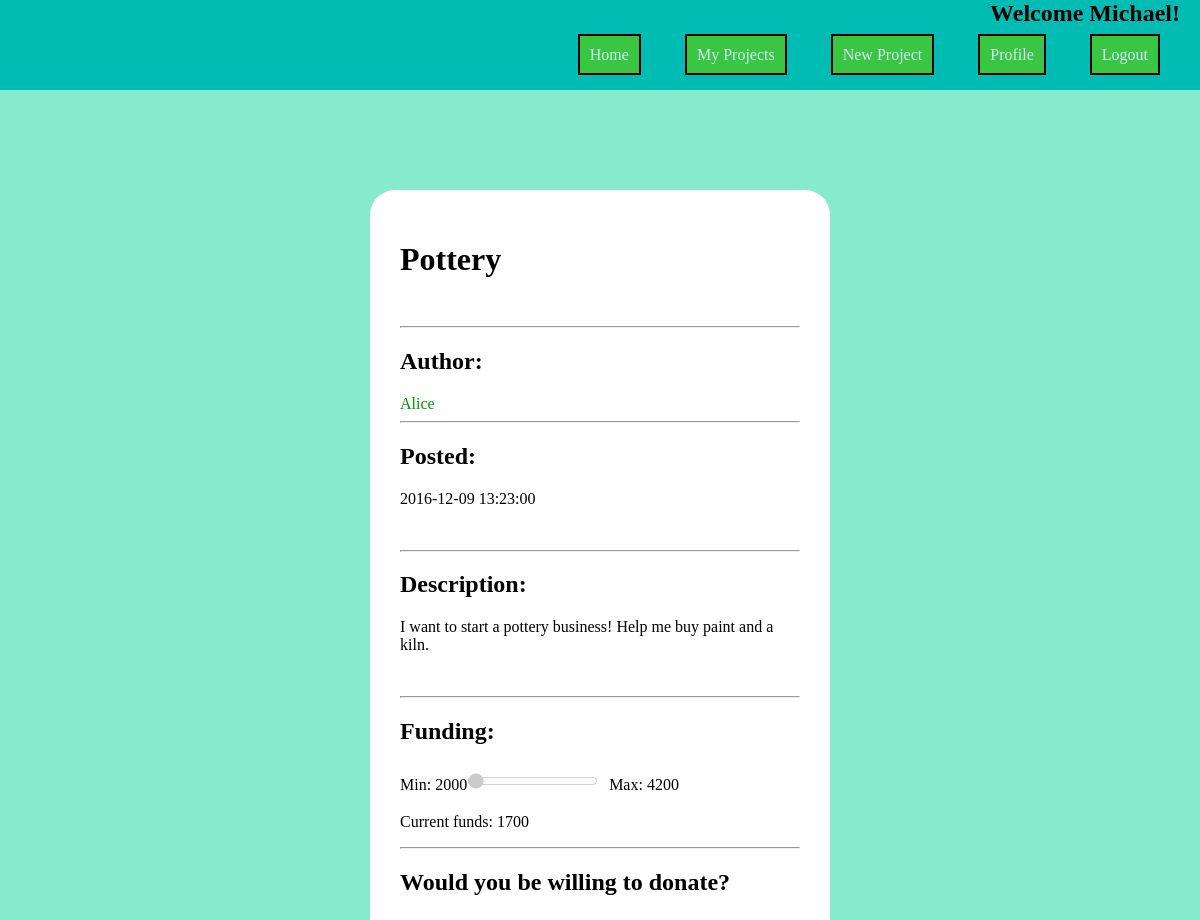
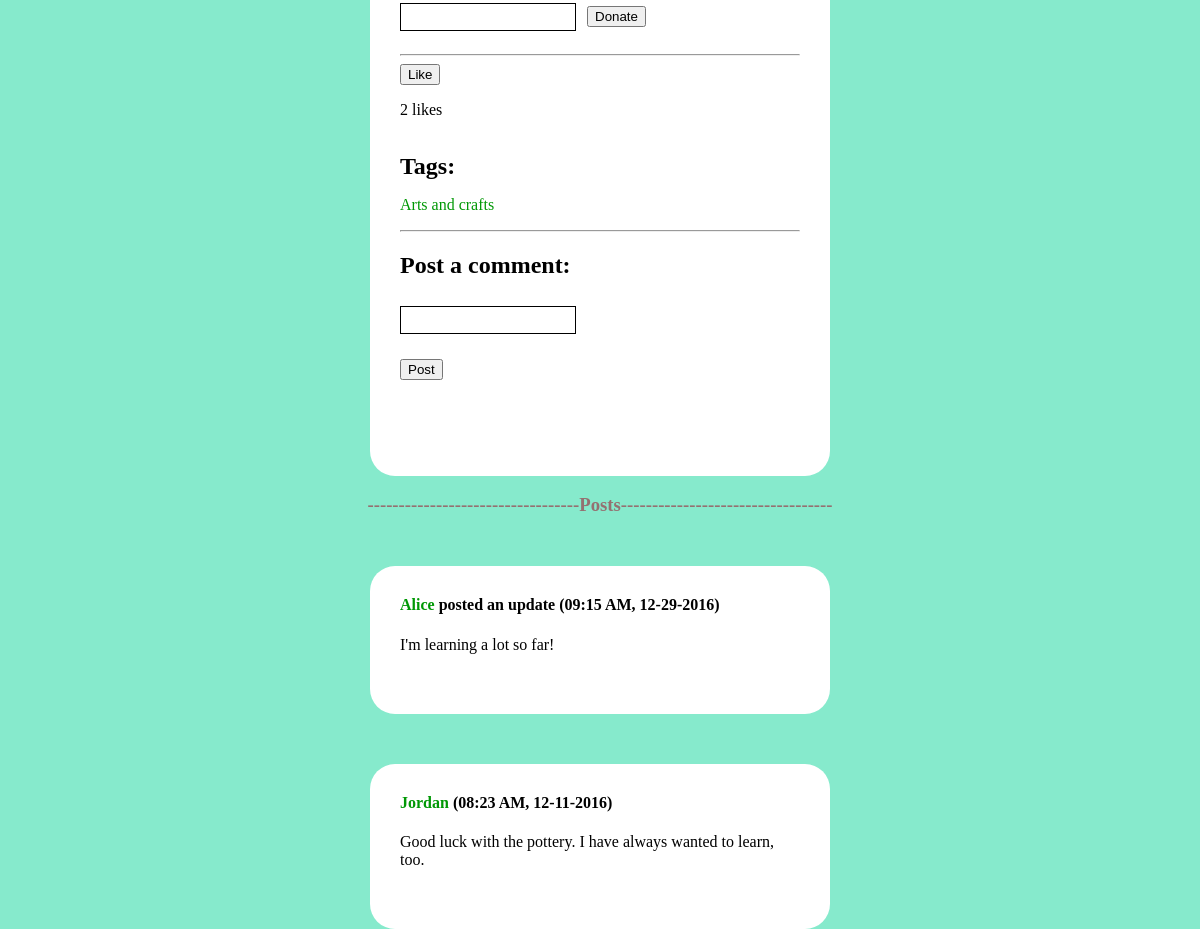
Screenshot of /?controller=pages&action=project&pid=202 (signed in) with the database file from the repository (2 pictures, top to bottom).
### tables this page shows
CREATE TABLE Project (
  pid INTEGER NOT NULL,           --INTEGER primary keys autoincrement in SQLite3
  username VARCHAR(15) NOT NULL,
  pname VARCHAR(15) NOT NULL,
  description TEXT,
  post_time DATETIME NOT NULL,
  proj_completed BIT NOT NULL,    --if project has been completed yet
  completion_time DATETIME,       --date the project was completed
  minfunds REAL NOT NULL,
  maxfunds REAL NOT NULL,
  camp_end_time DATETIME NOT NULL,--date the campaign ends
  camp_finished BIT NOT NULL,     --if campaign is completed yet
  camp_success BIT NOT NULL,      --if the min funds were reached in time
  PRIMARY KEY (pid),
  FOREIGN KEY (username) REFERENCES User(username)
);

CREATE TABLE ProjectUpdate (
  uid INTEGER NOT NULL,
  username VARCHAR(15) NOT NULL,
  pid INTEGER NOT NULL,
  comment TEXT NOT NULL,
  ctime DATETIME NOT NULL,
  PRIMARY KEY (uid),
  FOREIGN KEY (username) REFERENCES User(username),
  FOREIGN KEY (pid) REFERENCES Project(pid)
);

### index.php (called while the page is built, shortened)
<?php
    require_once('db.php');
    require_once('view/layout.php');
?>

### db.php (called while the page is built, shortened)
<?php
    class DB {
        private static $instance = null;
        private $db;
        private function __construct() {
            $dbname = $_SERVER['DOCUMENT_ROOT'].'/Flint/flint.db';
            $this->db = new PDO("sqlite:{$dbname}");
        }
        public static function getInstance() {
            if (!isset(self::$instance)) {
                self::$instance = new DB();
            }
            return self::$instance;
        }
        public function runSelect($query, $entries) {
            $db = $this->db;
            $statement = $db->prepare($query);
            if ($entries) {
                $statement->execute($entries);
            } else {
                $statement->execute();
            }
            $results = $statement->fetchAll();
            if ($results) {
                return $this->resultsToArray($results);
            } else {
                return null;
            }
        }
        public function resultsToArray($results) {
            $allitems = array();
            foreach ($results as $row) {
                $item = array();
                foreach (array_keys($row) as $key) {
                    if (gettype($key) != "integer") {
                        $item[$key] = $row[$key];
                    }
                }
                array_push($allitems, $item);
            }
            return($allitems);
        }
    }
?>

### model/project.php (called while the page is built, shortened)
<?php
    class Project {
        public function __construct($pid, $username, $pname, $description, $post_time,
                $proj_completed, $completion_time, $minfunds, $maxfunds, $camp_end_time,
                $camp_finished, $camp_success, $tags) {
            $this->pid = $pid;
            $this->username = $username;
            $this->pname = $pname;
            $this->description = $description;
            $this->post_time = $post_time;
            $this->minfunds = $minfunds;
            $this->maxfunds = $maxfunds;
            $this->camp_finished = $camp_finished;
            $this->tags = $tags;
        }
        public static function getProject($pid) {
            $db = DB::getInstance();
            $q = "SELECT * FROM Project WHERE pid=:p;";
            $entries = array(":p" => $pid);
            $results = $db->runSelect($q, $entries);
            $tags = self::getProjectTags($pid);
            if ($results) {
                $row = $results[0];
                $project = new Project(
                        $row['pid'],
                        $row['username'],
                        $row['pname'],
                        $row['description'],
                        $row['post_time'],
                        $row['proj_completed'],
                        $row['completion_time'],
                        $row['minfunds'],
                        $row['maxfunds'],
                        $row['camp_end_time'],
                        $row['camp_finished'],
                        $row['camp_success'],
                        $tags
                    );
                return $project;
            } else {
                return null;
            }
        }
        public static function getProjectTags($pid) {
            $db = DB::getInstance();
            $q = "SELECT name AS tag_name FROM Project JOIN Ptags USING(pid) "
                ."JOIN Tags USING(tid) WHERE pid=:p;";
            $e = [':p' => $pid];
            $results = $db->runSelect($q, $e);
            $tags = [];
            if ($results) {
                foreach ($results as $row) {
                    $tags[] = $row['tag_name'];
                }
            }
            return $tags;
        }
        public static function getLikes($pid) {
            $db = DB::getInstance();
            $q = "SELECT username, ltime FROM Likes WHERE pid=:p;";
            $entries = array(":p" => $pid);
            $results = $db->runSelect($q, $entries);
            if ($results) {
                $users = [];
                foreach ($results as $row) {
                    $users[$row['username']] = $row['ltime'];
                }
                return $users;
            } else {
                return null;
            }
        }
    }
?>

### model/post.php (called while the page is built, shortened)
<?php
    class Post {
        public function __construct($id, $author, $pid, $comment,
                    $ctime, $pname, $owner, $mediaNames) {
            $this->author = $author;
            $this->comment = $comment;
            $this->ctime = $ctime;
        }
        public static function getUpdates($pid) {
            $db = DB::getInstance();
            $q = "SELECT uid, username, pid, comment, ctime FROM ProjectUpdate "
                ."WHERE pid=:p ORDER BY ctime DESC;";
            $results = $db->runSelect($q, [':p' => $pid]);
            if ($results) {
                $posts = [];
                foreach ($results as $row) {
                    $mediaNames = self::getMedia($row['uid']);
                    $posts[] = new Post($row['uid'], $row['username'], $row['pid'],
                        $row['comment'], $row['ctime'], null, true, $mediaNames);
                }
                return $posts;
            } else {
                return null;
            }
        }
        private static function getMedia($uid) {
            $db = DB::getInstance();
            $q = "SELECT filename FROM Media JOIN Umedia USING(mid) WHERE uid=:u;";
            $results = $db->runSelect($q, [':u' => $uid]);
            if ($results) {
                $filenames = [];
                foreach ($results as $row) {
                    $filenames[] = $row['filename'];
                }
                return $filenames;
            } else {
                return null;
            }
        }
        public static function getComments($pid) {
            $db = DB::getInstance();
            $q = "SELECT cid, username, pid, comment, ctime FROM Comment "
                ."WHERE pid=:p ORDER BY ctime DESC;";
            $results = $db->runSelect($q, [':p' => $pid]);
            if ($results) {
                $posts = [];
                foreach ($results as $row) {
                    $posts[] = new Post($row['cid'], $row['username'], $row['pid'],
                        $row['comment'], $row['ctime'], null, true, null);
                }
                return $posts;
            } else {
                return null;
            }
        }
    }
?>

### model/donation.php (called while the page is built, shortened)
<?php
    class Donation {
        public static function getTotalDonations($pid) {
            $db = DB::getInstance();
            $q = "SELECT SUM(amount) AS total FROM Donation WHERE pid=:p GROUP BY pid;";
            $entries = array(":p" => $pid);
            $results = $db->runSelect($q, $entries);
            if ($results) {
                $row = $results[0];
                return $row['total'];
            } else {
                return null;
            }
        }
    }
?>

### view/pages/project_view.php (the view, shortened to what this page needs)
<link rel="stylesheet" href="/Flint/view/pages/css/project.css" />
<div id="container">
    <?php
        $owner = ($_SESSION['username'] == $project->username);
        if ($owner) {
            echo "<h1>Title: "
                ."<input id='title' type='text' value='".$project->pname."'>"
                ."</h1>";
        } else {
            echo "<h1>".$project->pname."</h1>";
        }
    ?>
    <br />
    <hr>
    <h2>Author:</h2>
    <a class='entry-title' href='/Flint/?controller=pages&action=user&user=<?php
            echo $project->username; ?>'><?php echo $project->username; ?></a>
    <hr>
    <h2>Posted:</h2>
    <p><?php echo $project->post_time; ?></p>
    <br />
    <hr>
    <h2>Description:</h2>
    <?php
        if ($owner) {
            echo "<textarea id='description' type='text' rows='10' cols='50'>"
                .$project->description."</textarea>";
        } else {
            echo "<p>".$project->description."</p>";
        }
    ?>
    <br />
    <hr>
    <h2>Funding:</h2>
    <p>Min: <?php echo $project->minfunds; ?><input id='donation-scale' type='range'
            min='<?php echo $project->minfunds; ?>'
            max='<?php echo $project->maxfunds; ?>'
            value='<?php echo $totalFunds ? $totalFunds : 0; ?>' disabled>
        Max: <?php echo $project->maxfunds; ?>
    </p>
    <p id='current-funds'>
        Current funds: <?php echo $totalFunds ? $totalFunds : 0; ?></p>
    <?php
    if ($project->camp_finished) {
        echo "<hr><h2>The campaign was "
            .($project->camp_success ? "" : "not ")."a success.</h2>";
    } else if ($project->username != $_SESSION['username']) {
        ?>
        <hr>
        <h2>Would you be willing to donate?</h2>
        <input type='number' name='donation' id='donation' step='1'
                title="Whole numbers" pattern="[0-9]">
        <button type='button' id='submit'
                onclick='donate(<?php echo $project->pid; ?>)'>Donate</button>
        <?php
    }
    if (($project->username != $_SESSION['username'] && $likes
            && !array_key_exists($_SESSION['username'], $likes))
        || ($project->username != $_SESSION['username'] && !$likes)) {
        ?>
        <hr>
        <button type='button' id='like-button'
                onclick='like(<?php echo $project->pid; ?>)'>Like</button>
        <?php
    }
    echo "<p id='likes'>".count($likes)." likes</p>";
    if ($owner) {
        ?>
        <h2 style='margin: 0;'>Tags: </h2>
        <p style='margin: 0;'>(Please separate tags using commas)</p>
        <?php
        $tags = $project->tags;
        $str = "";
        for ($i = 0; $i < count($tags); $i++) {
            $str .= $tags[$i].($i+1 == count($tags) ? "" : ", ");
        }
        echo "<input type='text' id='tags-input' value='{$str}'><br />";
        echo "<button id='save' onclick='saveChanges("
                .$project->pid.")'>Save Changes</button>";
    } else {
        echo getTags($project);
    }
    if ($owner) {
        echo "<hr><h2 id='post-title'>Post an update: </h2>";
    } else {
        echo "<hr><h2 id='post-title'>Post a comment: </h2>";
    }
    ?>
    <form method="POST" id='post-form'>
    <input type='text' id='post-content' name='content'>
    </form>
    <br />
    <button type='button' id='post-button'
       onclick='post(
        <?php echo $project->pid.','.intval($owner).',"'.$_SESSION['username'].'"';
        ?>)'>Post</button>
</div>
<?php
    foreach (displayPosts($updates, $comments) as $post) {
        echo $post;
    }
    function displayPosts($updates, $comments) {
        $posts = [];
        if ($updates || $comments) {
            echo "<h3 class='divider'>
                    ----------------------------------Posts----------------------------------
                  </h3>";
        }
        if ($updates) {
            foreach ($updates as $update) {
                $html = "
                    <div class='entry update-post'>
                        <h4>
                            <a class='entry-title'
                                href='/Flint/?controller=pages&action=user&user="
                                . $update->author
                                . "'>"
                                . $update->author . "
                            </a>
                            posted an update ("
                            . date('h:i A, m-d-Y', strtotime($update->ctime)).")
                        </h4>
                        <p>"
                        . $update->comment . "
                        </p>"
                        . Media::displayMedia($update->mediaNames) . "
                    </div>
                ";
                $posts[] = $html;
            }
        }
        if ($comments) {
            foreach ($comments as $comment) {
                $html = "
                    <div class='entry comment-post'>
                        <h4>
                            <a class='entry-title'
                                href='/Flint/?controller=pages&action=user&user="
                                . $comment->author
                                . "'>"
                                . $comment->author . "
                            </a>
                            ("
                            . date('h:i A, m-d-Y', strtotime($comment->ctime)).")
                        </h4>
                        <p>"
                        . $comment->comment . "
                        </p>
                    </div>
                ";
                $posts[] = $html;
            }
        }
        return $posts;
    }
    function getTags($project) {
        $str = "";
        if ($project->tags) {
            $str .= "<br /><h2 style='margin: 0'>Tags: </h2><p>";
            $length = count($project->tags);
            for ($i = 0; $i < $length; $i++) {
                $tag_name = $project->tags[$i];
                $end = $i+1 == $length ? "" : ", ";
                $content = "<a class='entry-title' "
                        ."href='/Flint/?controller=pages&action=tag&tag="
                        .$tag_name."'>".$tag_name."</a>";
                $str .= $content.$end;
            }
            $str .= "</p>";
        }
        return $str;
    }
?>

### view/common.css (style rules this page uses)
html { width: 100%; }
body { margin: 0; padding: 0; padding-top: 90px; display: block; background-color: rgb(134, 234, 204); }
.divider { margin-bottom: 0; padding-bottom: 0; text-align: center; color: rgb(148,113,113); }
#container { width: 400px; height: 15%; border-radius: 25px; padding: 30px 30px 80px 30px; background-color: white; margin: 100px auto 0px auto; }
#container h2 { white-space: nowrap; }
.entry { text-align: center; background-color: red; width: 400px; height: 15%; border-radius: 25px; padding: 30px 30px 60px 30px; background-color: white; margin: 50px auto 0px auto; }
.entry { text-align: left; }
.entry h4 { margin-top: 0px; }
.entry-title { text-decoration: none; color: rgb(0,152,5); }
.entry p { margin: 0; }
input { font-family: cursive; margin: 7px; display: inline-block; background-color: rgb(134, 234, 204); border: none; padding: 5px 10px; }

### view/pages/css/project.css (style rules this page uses)
input { background-color: white; border: 1px solid black; margin-left: 0px; padding-left: 0px; }
input[type="range"] { padding: 0; }

### rows the page displays
project: pname "Pottery", username "Alice", post_time "2016-12-09 13:23:00", description "I want to start a pottery business! Help me buy paint and a kiln.", minfunds "2000", maxfunds "4200"
projectupdate: username "Alice", ctime "09:15 AM, 12-29-2016", comment "I'm learning a lot so far!"

### other values shown
$_SESSION['username'] "Michael"
$totalFunds "1700"
count($likes) "2"
$tag_name "Arts and crafts"
$comment->author "Jordan"
date('h:i A, m-d-Y', strtotime($comment->ctime)) "08:23 AM, 12-11-2016"
$comment->comment "Good luck with the pottery. I have always wanted to learn, too."
